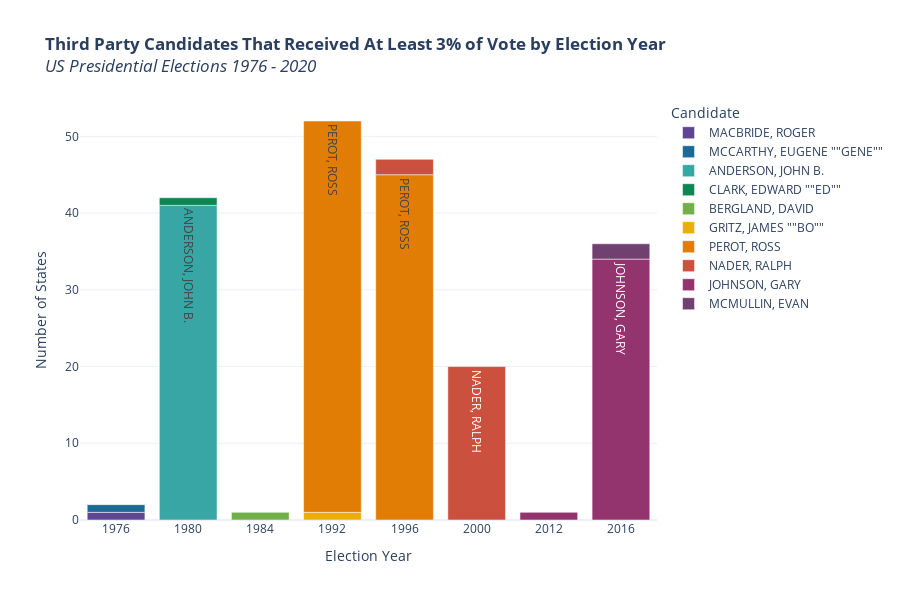

The notebook cell this image was saved under:
### Code cell
px.bar(
    data_frame = third_party_df. \
        group_by(["year", "candidate"]).len(). \
        sort(["year", "candidate"]). \
        with_columns(pl.col("year").cast(pl.Utf8)), 
    x = "year", 
    y = "len", 
    color = "candidate", 
    text = "candidate",
    title = "<b>Third Party Candidates That Received At Least 3% of Vote by Election Year</b><br><i>US Presidential Elections 1976 - 2020</i>",
    labels = {"len": "Number of States", "year": "Election Year", "candidate": "Candidate"},
    color_discrete_sequence = px.colors.qualitative.Prism,
    height = 600,
).update_layout(uniformtext_minsize = 10, uniformtext_mode = "hide")

### Figure 1 — Plotly figure (JSON) as saved in the notebook; plotly's stock layout.template omitted (floating-point values rounded to 4 significant figures)
{"data": [{"alignmentgroup": "True", "hovertemplate": "Candidate=%{text}<br>Election Year=%{x}<br>Number of States=%{y}<extra></extra>", "legendgroup": "MACBRIDE, ROGER", "marker": {"color": "rgb(95, 70, 144)", "pattern": {"shape": ""}}, "name": "MACBRIDE, ROGER", "offsetgroup": "MACBRIDE, ROGER", "orientation": "v", "showlegend": true, "text": ["MACBRIDE, ROGER"], "textposition": "auto", "type": "bar", "x": ["1976"], "xaxis": "x", "y": [1], "yaxis": "y"}, {"alignmentgroup": "True", "hovertemplate": "Candidate=%{text}<br>Election Year=%{x}<br>Number of States=%{y}<extra></extra>", "legendgroup": "MCCARTHY, EUGENE \"\"GENE\"\"", "marker": {"color": "rgb(29, 105, 150)", "pattern": {"shape": ""}}, "name": "MCCARTHY, EUGENE \"\"GENE\"\"", "offsetgroup": "MCCARTHY, EUGENE \"\"GENE\"\"", "orientation": "v", "showlegend": true, "text": ["MCCARTHY, EUGENE \"\"GENE\"\""], "textposition": "auto", "type": "bar", "x": ["1976"], "xaxis": "x", "y": [1], "yaxis": "y"}, {"alignmentgroup": "True", "hovertemplate": "Candidate=%{text}<br>Election Year=%{x}<br>Number of States=%{y}<extra></extra>", "legendgroup": "ANDERSON, JOHN B.", "marker": {"color": "rgb(56, 166, 165)", "pattern": {"shape": ""}}, "name": "ANDERSON, JOHN B.", "offsetgroup": "ANDERSON, JOHN B.", "orientation": "v", "showlegend": true, "text": ["ANDERSON, JOHN B."], "textposition": "auto", "type": "bar", "x": ["1980"], "xaxis": "x", "y": [41], "yaxis": "y"}, {"alignmentgroup": "True", "hovertemplate": "Candidate=%{text}<br>Election Year=%{x}<br>Number of States=%{y}<extra></extra>", "legendgroup": "CLARK, EDWARD \"\"ED\"\"", "marker": {"color": "rgb(15, 133, 84)", "pattern": {"shape": ""}}, "name": "CLARK, EDWARD \"\"ED\"\"", "offsetgroup": "CLARK, EDWARD \"\"ED\"\"", "orientation": "v", "showlegend": true, "text": ["CLARK, EDWARD \"\"ED\"\""], "textposition": "auto", "type": "bar", "x": ["1980"], "xaxis": "x", "y": [1], "yaxis": "y"}, {"alignmentgroup": "True", "hovertemplate": "Candidate=%{text}<br>Election Year=%{x}<br>Number of States=%{y}<extra></extra>", "legendgroup": "BERGLAND, DAVID", "marker": {"color": "rgb(115, 175, 72)", "pattern": {"shape": ""}}, "name": "BERGLAND, DAVID", "offsetgroup": "BERGLAND, DAVID", "orientation": "v", "showlegend": true, "text": ["BERGLAND, DAVID"], "textposition": "auto", "type": "bar", "x": ["1984"], "xaxis": "x", "y": [1], "yaxis": "y"}, {"alignmentgroup": "True", "hovertemplate": "Candidate=%{text}<br>Election Year=%{x}<br>Number of States=%{y}<extra></extra>", "legendgroup": "GRITZ, JAMES \"\"BO\"\"", "marker": {"color": "rgb(237, 173, 8)", "pattern": {"shape": ""}}, "name": "GRITZ, JAMES \"\"BO\"\"", "offsetgroup": "GRITZ, JAMES \"\"BO\"\"", "orientation": "v", "showlegend": true, "text": ["GRITZ, JAMES \"\"BO\"\""], "textposition": "auto", "type": "bar", "x": ["1992"], "xaxis": "x", "y": [1], "yaxis": "y"}, {"alignmentgroup": "True", "hovertemplate": "Candidate=%{text}<br>Election Year=%{x}<br>Number of States=%{y}<extra></extra>", "legendgroup": "PEROT, ROSS", "marker": {"color": "rgb(225, 124, 5)", "pattern": {"shape": ""}}, "name": "PEROT, ROSS", "offsetgroup": "PEROT, ROSS", "orientation": "v", "showlegend": true, "text": ["PEROT, ROSS", "PEROT, ROSS"], "textposition": "auto", "type": "bar", "x": ["1992", "1996"], "xaxis": "x", "y": [51, 45], "yaxis": "y"}, {"alignmentgroup": "True", "hovertemplate": "Candidate=%{text}<br>Election Year=%{x}<br>Number of States=%{y}<extra></extra>", "legendgroup": "NADER, RALPH", "marker": {"color": "rgb(204, 80, 62)", "pattern": {"shape": ""}}, "name": "NADER, RALPH", "offsetgroup": "NADER, RALPH", "orientation": "v", "showlegend": true, "text": ["NADER, RALPH", "NADER, RALPH"], "textposition": "auto", "type": "bar", "x": ["1996", "2000"], "xaxis": "x", "y": [2, 20], "yaxis": "y"}, {"alignmentgroup": "True", "hovertemplate": "Candidate=%{text}<br>Election Year=%{x}<br>Number of States=%{y}<extra></extra>", "legendgroup": "JOHNSON, GARY", "marker": {"color": "rgb(148, 52, 110)", "pattern": {"shape": ""}}, "name": "JOHNSON, GARY", "offsetgroup": "JOHNSON, GARY", "orientation": "v", "showlegend": true, "text": ["JOHNSON, GARY", "JOHNSON, GARY"], "textposition": "auto", "type": "bar", "x": ["2012", "2016"], "xaxis": "x", "y": [1, 34], "yaxis": "y"}, {"alignmentgroup": "True", "hovertemplate": "Candidate=%{text}<br>Election Year=%{x}<br>Number of States=%{y}<extra></extra>", "legendgroup": "MCMULLIN, EVAN", "marker": {"color": "rgb(111, 64, 112)", "pattern": {"shape": ""}}, "name": "MCMULLIN, EVAN", "offsetgroup": "MCMULLIN, EVAN", "orientation": "v", "showlegend": true, "text": ["MCMULLIN, EVAN"], "textposition": "auto", "type": "bar", "x": ["2016"], "xaxis": "x", "y": [2], "yaxis": "y"}], "layout": {"barmode": "relative", "height": 600, "legend": {"title": {"text": "Candidate"}, "tracegroupgap": 0}, "title": {"text": "<b>Third Party Candidates That Received At Least 3% of Vote by Election Year</b><br><i>US Presidential Elections 1976 - 2020</i>"}, "uniformtext": {"minsize": 10, "mode": "hide"}, "xaxis": {"anchor": "y", "domain": [0, 1], "title": {"text": "Election Year"}}, "yaxis": {"anchor": "x", "domain": [0, 1], "title": {"text": "Number of States"}}}}
